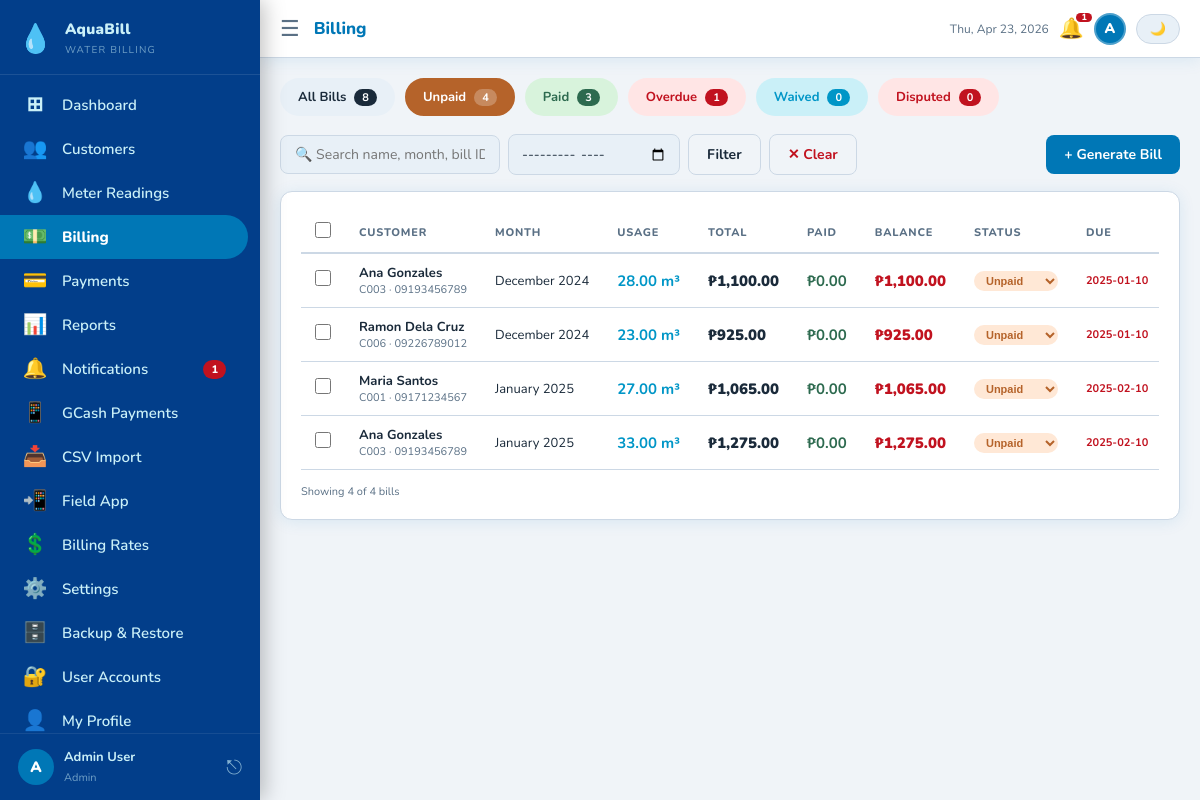
Screenshot of /billing.php?filter=Unpaid (signed in) with the database file from the repository.
### tables this page shows
CREATE TABLE IF NOT EXISTS bills (
    id VARCHAR(10) PRIMARY KEY,
    customer_id VARCHAR(10) NOT NULL,
    reading_id VARCHAR(10),
    billing_month VARCHAR(30) NOT NULL,
    prev_reading DECIMAL(10,2) NOT NULL,
    curr_reading DECIMAL(10,2) NOT NULL,
    consumption DECIMAL(10,2) NOT NULL,
    rate_per_cubic DECIMAL(8,2) NOT NULL DEFAULT 35.00,
    base_charge DECIMAL(8,2) NOT NULL DEFAULT 120.00,
    penalty DECIMAL(8,2) NOT NULL DEFAULT 0.00,
    total DECIMAL(10,2) NOT NULL,
    status ENUM('Unpaid','Paid','Overdue','Waived','Disputed') NOT NULL DEFAULT 'Unpaid',
    due_date DATE NOT NULL,
    created_at TIMESTAMP DEFAULT CURRENT_TIMESTAMP,
    FOREIGN KEY (customer_id) REFERENCES customers(id) ON DELETE CASCADE
);

CREATE TABLE IF NOT EXISTS customers (
    id VARCHAR(10) PRIMARY KEY,
    name VARCHAR(150) NOT NULL,
    address TEXT NOT NULL,
    contact VARCHAR(20) NOT NULL,
    meter_no VARCHAR(30) NOT NULL UNIQUE,
    status ENUM('Active','Disconnected') NOT NULL DEFAULT 'Active',
    created_at DATE NOT NULL
);

### includes/functions.php (called while the page is built, shortened)
<?php
function fmt(float $n): string {
    return '₱' . number_format($n, 2);
}
function h(string $s): string {
    return htmlspecialchars($s, ENT_QUOTES, 'UTF-8');
}
function get(string $key, string $default = ''): string {
    return trim($_GET[$key] ?? $default);
}

### billing.php (the view, shortened to what this page needs)
<?php
require_once 'includes/functions.php';
$pdo = getDB();
$pdo->exec("UPDATE bills SET status='Overdue' WHERE status='Unpaid' AND due_date < CURDATE()");
$search = get('search');
$filter = get('filter', 'All');
$month  = get('month');
$pg     = max(1, (int)get('page', '1'));
$perPage = 10;
$where  = []; $params = [];
if ($filter !== 'All') { $where[] = "b.status=?"; $params[] = $filter; }
$whereSQL = $where ? 'WHERE ' . implode(' AND ', $where) : '';
$countStmt = $pdo->prepare("SELECT COUNT(*) FROM bills b JOIN customers c ON b.customer_id=c.id $whereSQL");
$countStmt->execute($params);
$total  = (int)$countStmt->fetchColumn();
$offset = ($pg - 1) * $perPage;
$stmt = $pdo->prepare(
    "SELECT b.*, c.name AS cname, c.id AS cid, c.contact,
     COALESCE((SELECT SUM(p.amount) FROM payments p WHERE p.bill_id=b.id),0) AS paid_amount
     FROM bills b JOIN customers c ON b.customer_id=c.id
     $whereSQL ORDER BY b.created_at DESC LIMIT $perPage OFFSET $offset"
);
$stmt->execute($params);
$bills = $stmt->fetchAll();
$statusCounts = $pdo->query(
    "SELECT status, COUNT(*) AS cnt, SUM(total) AS amt FROM bills GROUP BY status"
)->fetchAll(PDO::FETCH_ASSOC);
$sCounts = ['Paid'=>0,'Unpaid'=>0,'Overdue'=>0,'Waived'=>0,'Disputed'=>0];
foreach ($statusCounts as $sc) {
    $sCounts[$sc['status']]  = (int)$sc['cnt'];
}
$statusColors = [
    'Paid'     => ['badge-paid',     'var(--success)', 'var(--success-bg)'],
    'Unpaid'   => ['badge-unpaid',   'var(--warning)', 'var(--warning-bg)'],
    'Overdue'  => ['badge-overdue',  'var(--danger)',  'var(--danger-bg)'],
    'Waived'   => ['badge-staff',    'var(--info)',    'var(--info-bg)'],
    'Disputed' => ['badge-disconnected','var(--danger)','var(--danger-bg)'],
];
require_once 'includes/header.php';
?>
<div style="display:flex;gap:10px;flex-wrap:wrap;margin-bottom:18px">
  <?php
  $filterLinks = [
    'All'      => ['All Bills',  count($bills)+(int)$total, 'var(--text)',    'var(--surface-alt)'],
    'Unpaid'   => ['Unpaid',     $sCounts['Unpaid'],  'var(--warning)', 'var(--warning-bg)'],
    'Paid'     => ['Paid',       $sCounts['Paid'],    'var(--success)', 'var(--success-bg)'],
    'Overdue'  => ['Overdue',    $sCounts['Overdue'], 'var(--danger)',  'var(--danger-bg)'],
    'Waived'   => ['Waived',     $sCounts['Waived'],  'var(--info)',    'var(--info-bg)'],
    'Disputed' => ['Disputed',   $sCounts['Disputed'],'var(--danger)',  'var(--danger-bg)'],
  ];
  foreach ($filterLinks as $key => [$label, $cnt, $col, $bg]):
    $isActive = $filter === $key;
  ?>
  <a href="billing.php?filter=<?= urlencode($key) ?>&search=<?= urlencode($search) ?>"
     style="display:flex;align-items:center;gap:8px;padding:8px 16px;border-radius:20px;
            background:<?= $isActive?$col:$bg ?>;color:<?= $isActive?'#fff':$col ?>;
            text-decoration:none;font-weight:700;font-size:13px;border:2px solid <?= $isActive?$col:'transparent' ?>;
            transition:all .2s">
    <span><?= $label ?></span>
    <span style="background:<?= $isActive?'rgba(255,255,255,.25)':$col ?>;color:<?= $isActive?'#fff':'#fff' ?>;
                 border-radius:10px;padding:1px 8px;font-size:11px"><?= $cnt ?></span>
  </a>
  <?php endforeach; ?>
</div>
<div class="toolbar">
  <form method="GET" class="toolbar-left" id="filter-form">
    <input type="text" name="search" class="search-input" placeholder="🔍 Search name, month, bill ID..." value="<?= h($search) ?>">
    <input type="month" name="month" class="filter-select" value="<?= h($month) ?>" title="Filter by month" style="width:auto">
    <button type="submit" class="btn btn-outline">Filter</button>
    <?php if ($search || $month || $filter !== 'All'): ?>
    <a href="billing.php" class="btn btn-outline" style="color:var(--danger)">✕ Clear</a>
    <?php endif; ?>
  </form>
  <button class="btn btn-primary" onclick="document.getElementById('gen-modal').style.display='flex'">+ Generate Bill</button>
</div>
<form method="POST" id="bulk-form">
<div class="card">
  <div class="table-wrap">
    <table id="bills-table">
      <thead>
        <tr>
          <th style="width:36px"><input type="checkbox" id="select-all" onchange="toggleAll(this)" style="width:16px;height:16px;cursor:pointer"></th>
          <th>Customer</th><th>Month</th><th>Usage</th><th>Total</th>
          <th>Paid</th><th>Balance</th><th>Status</th><th>Due</th><th>Actions</th>
        </tr>
      </thead>
      <tbody>
        <?php foreach ($bills as $b):
          $balance = $b['total'] - $b['paid_amount'];
          $isOverdue   = $b['status'] === 'Overdue';
          $rowBg       = $isOverdue ? 'background:rgba(193,18,31,.04)' : '';
        ?>
        <tr style="border-bottom:1px solid var(--border);<?= $rowBg ?>">
          <td>
            <input type="checkbox" name="bill_ids[]" value="<?= h($b['id']) ?>"
                   class="bill-checkbox" style="width:16px;height:16px;cursor:pointer"
                   onchange="updateBulkBar()">
          </td>
          <td>
            <div class="fw-bold" style="font-size:13px"><?= h($b['cname']) ?></div>
            <div class="fs-xs text-muted"><?= h($b['cid']) ?> · <?= h($b['contact']) ?></div>
          </td>
          <td class="fs-sm"><?= h($b['billing_month']) ?></td>
          <td style="color:var(--info);font-weight:700"><?= h($b['consumption']) ?> m³</td>
          <td class="fw-bolder"><?= fmt($b['total']) ?></td>
          <td class="text-success fw-bold"><?= fmt($b['paid_amount']) ?></td>
          <td>
            <span class="fw-bolder" style="color:<?= $balance>0?'var(--danger)':'var(--success)' ?>">
              <?= fmt($balance) ?>
            </span>
          </td>
          <td>
            <form method="POST" style="display:inline">
              <select name="new_status" class="status-dropdown"
                      onchange="this.form.submit()"
                      style="border:none;border-radius:16px;padding:3px 8px;font-size:11px;font-weight:700;cursor:pointer;
                             background:<?= $statusColors[$b['status']][2] ?? 'var(--surface-alt)' ?>;
                             color:<?= $statusColors[$b['status']][1] ?? 'var(--text)' ?>">
                <?php foreach (['Unpaid','Paid','Overdue','Waived','Disputed'] as $s): ?>
                <option value="<?= $s ?>" <?= $b['status']===$s?'selected':'' ?>><?= $s ?></option>
                <?php endforeach; ?>
              </select>
            </form>
          </td>
          <td style="font-size:11px;<?= strtotime($b['due_date'])<time()&&$b['status']!=='Paid'?'color:var(--danger);font-weight:700':'' ?>">
            <?= h($b['due_date']) ?>
          </td>
        </tr>
        <?php endforeach; ?>
      </tbody>
    </table>
  </div>
  <div style="display:flex;justify-content:space-between;align-items:center;margin-top:14px;flex-wrap:wrap;gap:8px">
    <div class="fs-xs text-muted">Showing <?= count($bills) ?> of <?= $total ?> bills</div>
  </div>
</div>
</form>

### assets/css/style.css (style rules this page uses)
:root { --bg:#f0f4f8; --surface:#fff; --surface-alt:#e8f0f7; --border:#ccd8e5; --text:#1a2a3a; --muted:#5a7085; --accent:#0077b6; --accent-dark:#023e8a; --accent-light:#caf0f8; --success:#2d6a4f; --success-bg:#d8f3dc; --warning:#b5632a; --warning-bg:#ffe8d6; --danger:#c1121f; --danger-bg:#ffe5e5; --info:#0096c7; --info-bg:#caf0f8; --sidebar:#023e8a; --sidebar-text:#caf0f8; --sidebar-active:#0077b6; --shadow:0 2px 16px rgba(0,119,182,.10); --shadow-lg:0 8px 40px rgba(2,62,138,.13); --radius:12px; --radius-sm:8px; --sidebar-w:260px; }
*,*::before,*::after { box-sizing:border-box;margin:0;padding:0 }
html,body { height:100%;overflow:hidden }
body { font-family:'Nunito','Segoe UI',sans-serif; font-size:15px;background:var(--bg);color:var(--text); display:flex; }
a { color:inherit;text-decoration:none }
.card { background:var(--surface);border-radius:var(--radius); padding:20px;box-shadow:var(--shadow);border:1px solid var(--border); }
.table-wrap { overflow-x:auto;-webkit-overflow-scrolling:touch }
table { border-collapse:collapse;width:100%;min-width:500px }
th,td { padding:10px 14px;text-align:left;white-space:nowrap }
th { font-size:11px;font-weight:800;letter-spacing:.8px;text-transform:uppercase; color:var(--muted);border-bottom:2px solid var(--border) }
td { border-bottom:1px solid var(--border);vertical-align:middle }
.btn { display:inline-flex;align-items:center;gap:7px; padding:10px 18px;border-radius:var(--radius-sm);border:none; font-size:14px;font-weight:700;cursor:pointer;transition:opacity .2s,transform .1s; font-family:inherit;white-space:nowrap; }
.btn-primary { background:var(--accent);color:#fff }
.btn-outline { background:none;border:1.5px solid var(--border);color:var(--text) }
.toolbar { display:flex;justify-content:space-between;align-items:center; margin-bottom:16px;flex-wrap:wrap;gap:10px }
.toolbar-left { display:flex;gap:8px;flex-wrap:wrap;align-items:center }
.search-input { padding:9px 14px;border-radius:var(--radius-sm);border:1.5px solid var(--border); background:var(--surface-alt);color:var(--text);font-size:14px;font-family:inherit; width:220px;outline:none;max-width:100%; }
.filter-select { padding:9px 12px;border-radius:var(--radius-sm);border:1.5px solid var(--border); background:var(--surface-alt);color:var(--text);font-size:14px;font-family:inherit;outline:none; }
.text-success { color:var(--success) }
.text-muted { color:var(--muted) }
.fw-bold { font-weight:700 }
.fw-bolder { font-weight:900 }
.fs-sm { font-size:13px }
.fs-xs { font-size:11px }

### rows the page displays
bills: customer.name "Ana Gonzales", customer "C003", customer.contact "09193456789", billing_month "December 2024", consumption "28.00", total "₱1,100.00", paid_amount "₱0.00", balance "₱1,100.00", new_status "Unpaid", due_date "2025-01-10"
bills: customer.name "Ramon Dela Cruz", customer "C006", customer.contact "09226789012", billing_month "December 2024", consumption "23.00", total "₱925.00", paid_amount "₱0.00", balance "₱925.00", new_status "Unpaid", due_date "2025-01-10"
bills: customer.name "Maria Santos", customer "C001", customer.contact "09171234567", billing_month "January 2025", consumption "27.00", total "₱1,065.00", paid_amount "₱0.00", balance "₱1,065.00", new_status "Unpaid", due_date "2025-02-10"
bills: customer.name "Ana Gonzales", customer "C003", customer.contact "09193456789", billing_month "January 2025", consumption "33.00", total "₱1,275.00", paid_amount "₱0.00", balance "₱1,275.00", new_status "Unpaid", due_date "2025-02-10"

### other values shown
APP_NAME "AquaBill"
$nav['icon'] "⊞"
$nav['label'] "Dashboard"
$nav['icon'] "👥"
$nav['label'] "Customers"
$nav['icon'] "💧"
$nav['label'] "Meter Readings"
$nav['icon'] "💵"
$nav['label'] "Billing"
$nav['icon'] "💳"
$nav['label'] "Payments"
$nav['icon'] "📊"
$nav['label'] "Reports"
$nav['icon'] "🔔"
$nav['label'] "Notifications"
